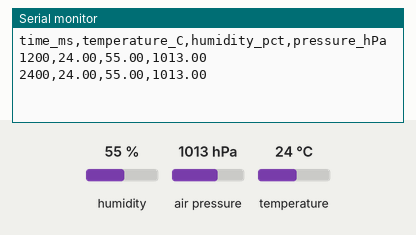
A sketch run on a simulated Arduino Uno, built with avr-gcc and run on an emulated ATmega328P. On the bench: the last lines printed to the serial monitor. Inputs (shaded band) come from the test bench; at power-on: humidity 55 %, air pressure 1013 hPa, temperature 24 °C.

Above: at 3.2 s.
3.3 s: humidity set to 22 %
At 4.6 s:
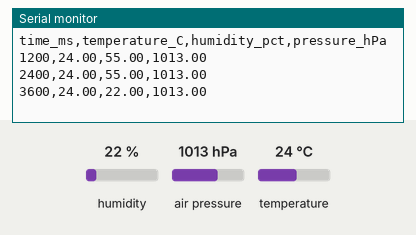
5.1 s: air pressure set to 952 hPa
At 6.7 s:
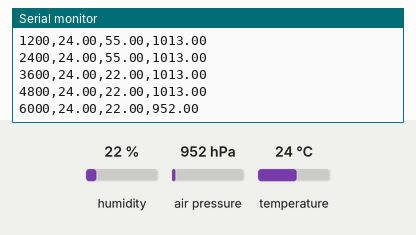
6.9 s: temperature set to 12 °C
At 7.6 s:
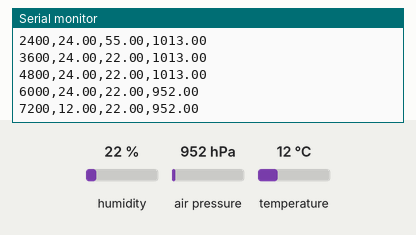
Timing chart, 0 to 9.9 s (numbered marks = the images above; inputs shaded):
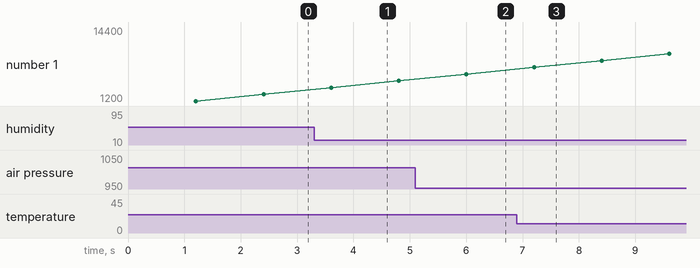

Measured:
- after the input at 3.3 s, the serial monitor: prints a new line after 0.30 s (image 1)
- after the input at 5.1 s, the serial monitor: prints a new line after 0.90 s (image 2)
- after the input at 6.9 s, the serial monitor: prints a new line after 0.30 s (image 3)

The sketch:

bme280_monitor.ino
```cpp
/* 从期末报告 3.4 的 BME280 采集部分拆分，不控制电机，不依赖 MPU6050。 */
#include <Arduino.h>
#include <Wire.h>
#include <Adafruit_BME280.h>
#include <math.h>

Adafruit_BME280 bme;
const uint8_t sensorAddress = 0x76;
const unsigned long printInterval = 1200;
unsigned long printTimer = 0;
bool sensorReady = false;

void setup() {
  Serial.begin(115200);
  Wire.begin();
  sensorReady = bme.begin(sensorAddress);
  if (!sensorReady) {
    Serial.println(F("BME280 init failed; check wiring, address and sensor model"));
    return;
  }
  Serial.println(F("time_ms,temperature_C,humidity_pct,pressure_hPa"));
}

void loop() {
  if (!sensorReady) return;
  unsigned long now = millis();
  if (now - printTimer < printInterval) return;
  printTimer = now;

  float temperature = bme.readTemperature();
  float humidity = bme.readHumidity();
  float pressure = bme.readPressure() / 100.0f;
  if (!isfinite(temperature) || !isfinite(humidity) || !isfinite(pressure)) {
    Serial.println(F("BME280 invalid sample"));
    return;
  }
  Serial.print(now); Serial.print(',');
  Serial.print(temperature, 2); Serial.print(',');
  Serial.print(humidity, 2); Serial.print(',');
  Serial.println(pressure, 2);
}
```
